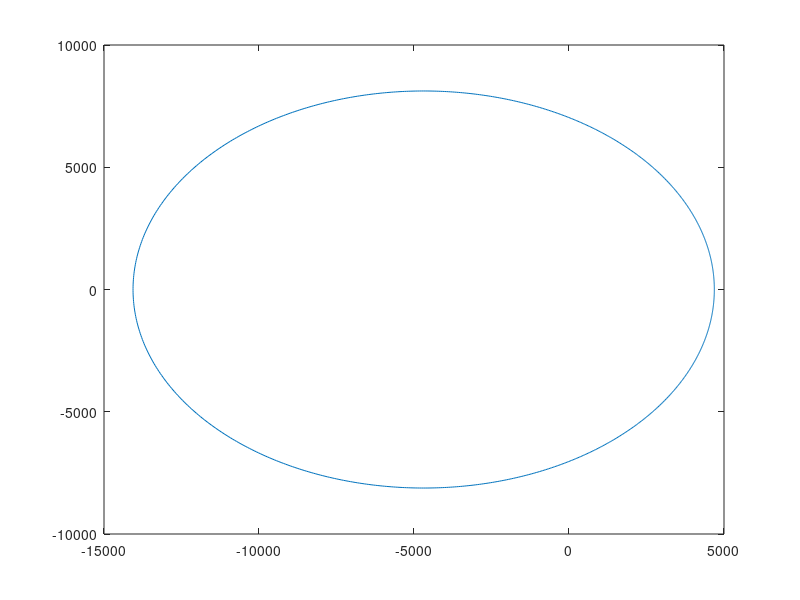

Here is the MATLAB script that generated this plot:
% Constants
R_E = 6731.8;        % Earth's radius in km
altitude = 300;      % Altitude
P = R_E + altitude;  % Perigee distance
e = 0.5;             % Eccentricity

figure;

% for omega = 0:120:360

theta = linspace(0, 2*pi, 1000);  % True anomaly from 0 to 2π radians

r = P ./ (1 + e * cos(theta));

% Position in Orbital Plane (Before Rotation)
x_orb = r .* cos(theta);
y_orb = r .* sin(theta);

plot(x_orb, y_orb);

% % Convert rotation angle from degrees to radians
% omega_rad = deg2rad(omega);

% % Rotation Matrix for 2D Rotation
% R = [cos(omega_rad) -sin(omega_rad);
%      sin(omega_rad)  cos(omega_rad)];

% % Apply Rotation
% rotated_coords = R * [x_orb; y_orb];
% x_rot = rotated_coords(1, :);
% y_rot = rotated_coords(2, :);

% % Plotting
% plot(x_rot, y_rot, 'b-', 'LineWidth', 2);
% hold on;

% end

% plot(0, 0, 'ro', 'MarkerSize', 8, 'MarkerFaceColor', 'r');
% xlabel('X (km)');
% ylabel('Y (km)');
% title('2D Rotated Elliptical Orbit');
% axis equal;
% grid on;